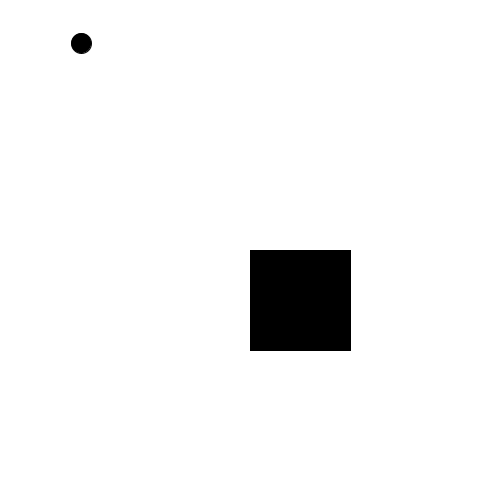
Frame 1 (no input)
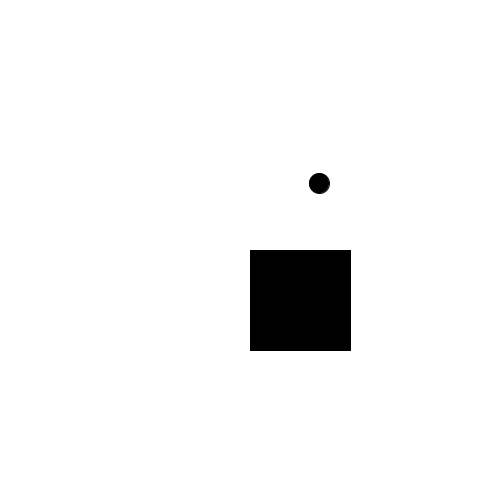
Frame 60 (the mouse pressed at the canvas centre just before this capture)
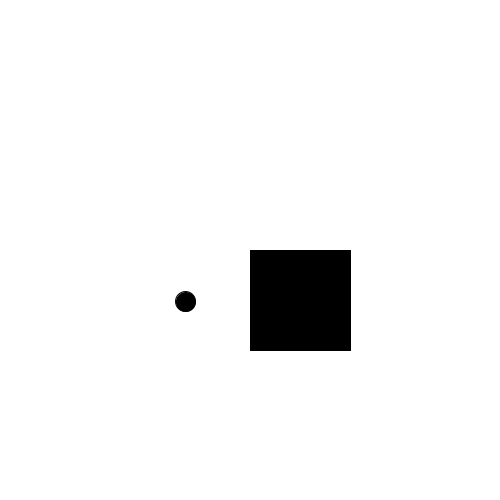
Frame 120 (the mouse held since frame 60 and released just before this capture)

The Processing sketch that drew these frames (run headless with seeded random() and noise(); from frame 60 on, the mouse is pressed at the canvas centre):

// Processing sketch: processing_66243
// ── processing_66243.pde

int d = 20;
float x = random(d, width);
float y = random(d, height);
float vx = random(10);
float vy = random(10);



void setup(){
  size(500,500);
  fill(#000000);
  ellipse(width/2,height/2,d,d);
  rect(width/2,height/2,100,100);
}

void draw(){
  background(255);
  fill(#000000);
  rect(width/2,height/2,100,100);
  x += vx;
  y += vy;
  if(x>=(width-d) || x<=d){
    vx = -vx;
  }
  if(y>=(height-d) || y<=d){
    vy = -vy;
  }
  if(x>width/2-d && x<width/2+120){
    if(y>height/2-d && y<height/2+120){
      vx = -vx;
    }
  }
  
  if(y>height/2-d && y<height/2+120){
    if(x>width/2-d && x<width/2+120){
      vy = -vy;
    }
  }
  
  ellipse(x,y,d,d);
}
